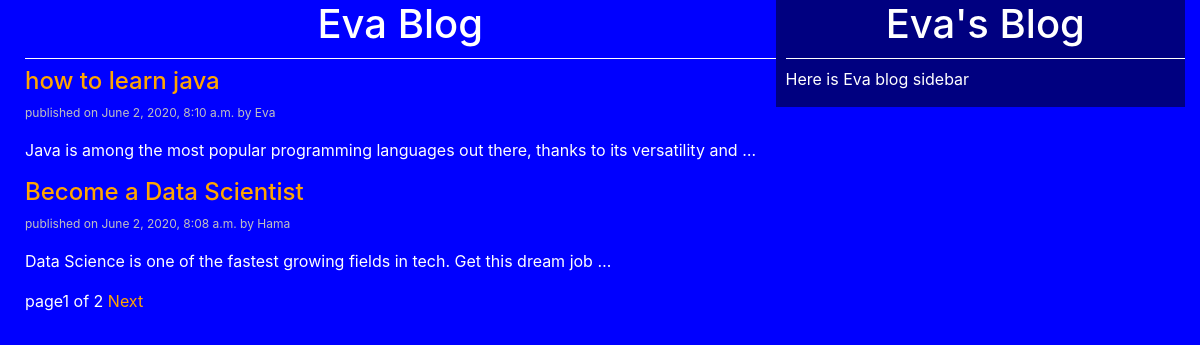
The page / on the database its author committed.
### myapp/models.py (models this page shows, shortened)
class Post(models.Model):
    STATUS_CHOICES=(
    ('draft','Druft'),
    ('published','Published')
    )
    title = models.CharField(max_length=256)
    slug=models.SlugField(max_length=256, unique_for_date='publish')
    author=models.ForeignKey(User,related_name='blog_posts')
    body=models.TextField()
    publish=models.DateTimeField(default=timezone.now)
    created=models.DateTimeField(auto_now_add=True)
    updated=models.DateTimeField(auto_now=True)
    status=models.CharField(max_length=10,choices=STATUS_CHOICES,default='draft')
    objects = CustomManager
    class Meta:
        ordering = ('-publish',)
    def get_absolute_url(self):
        return reverse('detail',args=[self.publish.year,
                                      self.publish.strftime('%m'),self.publish.strftime('%d'),self.slug])

### myapp/views.py (the view)
# urls.py: url(r'^$', views.post_list_view),
def post_list_view(request):
    post_list = Post.objects.all()
    paginator = Paginator(post_list,2)
    page_number=request.GET.get('page')
    try:
        post_list = paginator.page(page_number)
    except PageNotAnInteger:
        post_list = paginator.page(1)
    except EmptyPage:
        post_list = paginator.page(paginator.num_pages)
    return render(request,'myapp/post_list.html',{'post_list':post_list})

### templates/myapp/post_list.html (shortened to what this page needs)
<!doctype html>
{% extends "myapp/base.html" %}
    {% block content %}
      <h1>Eva Blog</h1>
      {% for post in post_list %}
          <a href="{{ post.get_absolute_url}}"> <h4>{{post.title}}</h4> </a>
          <p id='date'>published on {{post.publish}} by {{post.author|title}}</p>
          {{post.body|truncatewords:15|linebreaks}}
      {% endfor %}
       {% include "myapp/pagination.html" with page=post_list %}
    {% endblock content %}

### templates/myapp/base.html (shortened to what this page needs)
<!doctype html>
{% load staticfiles %}
<html lang="en">
  <head>
    <link rel="stylesheet" href="https://stackpath.bootstrapcdn.com/bootstrap/4.5.0/css/bootstrap.min.css"
>
    <link rel="stylesheet" href="{%static 'css/blog.css'%}">
  </head>
  <body>
     <div class="container-fluid">
       <div class="content">
         {% block content %}{% endblock content %}
       </div>
       <div class="sidebar">
         <h1>Eva's Blog</h1>
         <p>Here is Eva blog sidebar</p>
       </div>
     </div>
  </body>
</html>

### templates/myapp/pagination.html (shortened to what this page needs)
<div class="paginator">
  <span class="current">
    page{{page.number}} of {{page.paginator.num_pages}}
  </span>
  <span>
    {% if page.has_next %}
        <a href="?page={{page.next_page_number}}">Next</a>
    {% endif %}
  </span>
</div>

### static/css/blog.css (style rules this page uses)
body { color: white; background: BLUE; }
.content { width:65%; float:left; padding: 0 0 5px 10px; background: BLUE; }
.sidebar { width: 35%; float: right; padding: 0 0 0 10px; background: NAVY; }
h1 { text-align: center; border-bottom: 1px solid white; padding-bottom: 10px; }
#date { font-size: 12px; color: SILVER; }
a { color: orange; }

### rows shown on the page
Post: title "how to learn java", publish "June 2, 2020, 8:10 a.m.", author "Eva", body "Java is among the most popular programming languages out there, thanks to its versatility and …"
Post: title "Become a Data Scientist", publish "June 2, 2020, 8:08 a.m.", author "Hama", body "Data Science is one of the fastest growing fields in tech. Get this dream job …"

### other values the page prints
{{ page.number }} "1"
{{ page.paginator.num_pages }} "2"
